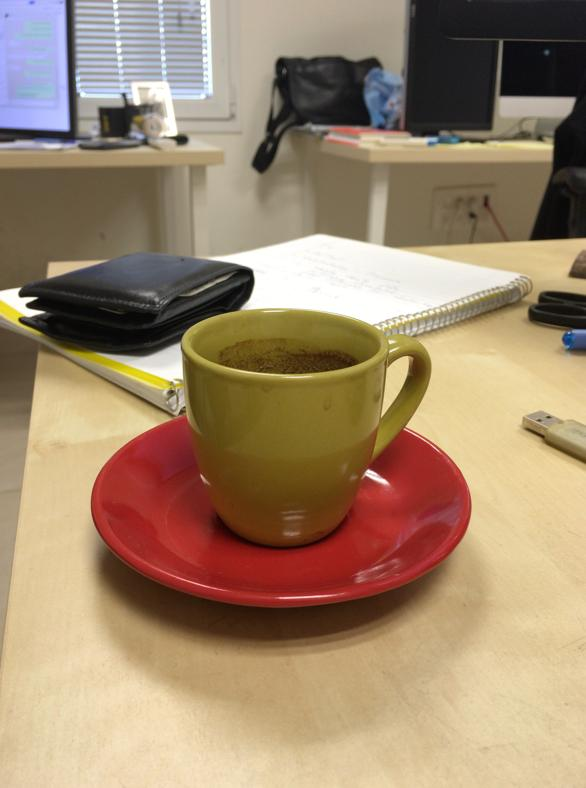
%> input picture pyramidFocus/cup.jpg, 586 x 788 px
$ octave --eval "result = pyramidBlur(imread('cup.jpg'));"   (GNU Octave 9; MATLAB toolbox functions it lacks are replaced by stand-ins)
%> lines starting %> are read from the running program, lines starting %| are printed output that depends on the picture
### pyramidFocus/pyr_reduce.m
function [ imgout ] = pyr_reduce( img )
%PYR_REDUCE  Image pyramid reduction
%   B = PYR_REDUCE( A )  If A is M-by-N, then the size of B
%	is ceil(M/2)-by-ceil(N/2). Support gray or rgb image.
%	B will be transformed to double class.
%	Results the same w/ MATLAB func impyramid.
% Yan Ke @ THUEE, xjed09@gmail.com

kernelWidth = 5; % default
cw = .375; % kernel centre weight, same as MATLAB func impyramid. 0.6 in the Paper
ker1d = [.25-cw/2 .25 cw .25 .25-cw/2];
kernel = kron(ker1d,ker1d');

img = im2double(img);
sz = size(img);
imgout = [];

for p = 1:size(img,3)
	img1 = img(:,:,p);
	imgFiltered = imfilter(img1,kernel,'replicate','same');
	imgout(:,:,p) = imgFiltered(1:2:sz(1),1:2:sz(2));
end

end

### pyramidFocus/genPyr.m
function [ pyr ] = genPyr( img, type, level )
%> called with type = 'laplace', level = 4
%GENPYR generate Gaussian or Laplacian pyramid
%   PYR = GENPYR(A,TYPE,LEVEL) A is the input image,
%	can be gray or rgb, will be forced to double.
%	TYPE can be 'gauss' or 'laplace'.
%	PYR is a 1*LEVEL cell array.
% Yan Ke @ THUEE, xjed09@gmail.com

pyr = cell(1,level);
pyr{1} = im2double(img);
for p = 2:level
	pyr{p} = pyr_reduce(pyr{p-1});
end
%> this loop made 3 passes
%> pass 3, in pyr_reduce (call 3), `img = im2double(img);`:
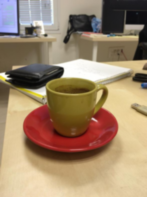
%> img: size 197x147x3 double; mean R, G, B 0.626, 0.533, 0.428
%> after the loop, pyr = 4 items
if strcmp(type,'gauss'), return; end

for p = level-1:-1:1 % adjust the image size
	osz = size(pyr{p+1})*2-1;
	pyr{p} = pyr{p}(1:osz(1),1:osz(2),:);
end
%> this loop made 3 passes
%> osz on passes 1 to 3: [197 147 5], [393 293 5], [785 585 5]

for p = 1:level-1
	pyr{p} = pyr{p}-pyr_expand(pyr{p+1});
end
%> this loop made 3 passes
%> (sz in pyr_expand, osz in pyr_expand) on passes 1 to 3: ([393 293], [785 585]), ([197 147], [393 293]), ([99 74], [197 147])
%> pass 1, in pyr_expand, `img = im2double(img);`:
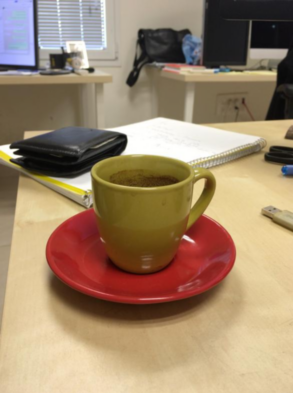
%> img: size 393x293x3 double; mean R, G, B 0.626, 0.533, 0.427
%> pass 3, in pyr_expand (call 3), `img = im2double(img);`:
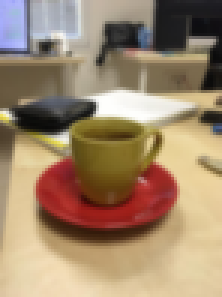
%> img: size 99x74x3 double (shown 3 times larger); mean R, G, B 0.626, 0.534, 0.429

end

### pyramidFocus/pyr_expand.m
function [ imgout ] = pyr_expand( img )
%PYR_EXPAND  Image pyramid expansion
%   B = PYR_EXPAND( A )  If A is M-by-N, then the size of B
%	is (2*M-1)-by-(2*N-1). Support gray or rgb image.
%	B will be transformed to double class.
%	Results the same w/ MATLAB func impyramid.
% Yan Ke @ THUEE, xjed09@gmail.com

kw = 5; % default kernel width
cw = .375; % kernel centre weight, same as MATLAB func impyramid. 0.6 in the Paper
ker1d = [.25-cw/2 .25 cw .25 .25-cw/2];
kernel = kron(ker1d,ker1d')*4;

% expand [a] to [A00 A01;A10 A11] with 4 kernels
ker00 = kernel(1:2:kw,1:2:kw); % 3*3
ker01 = kernel(1:2:kw,2:2:kw); % 3*2
ker10 = kernel(2:2:kw,1:2:kw); % 2*3
ker11 = kernel(2:2:kw,2:2:kw); % 2*2

img = im2double(img);
sz = size(img(:,:,1));
osz = sz*2-1;
imgout = zeros(osz(1),osz(2),size(img,3));

for p = 1:size(img,3)
	img1 = img(:,:,p);
	img1ph = padarray(img1,[0 1],'replicate','both'); % horizontally padded
	img1pv = padarray(img1,[1 0],'replicate','both'); % horizontally padded

	img00 = imfilter(img1,ker00,'replicate','same');
	img01 = conv2(img1pv,ker01,'valid'); % imfilter doesn't support 'valid'
	img10 = conv2(img1ph,ker10,'valid');
	img11 = conv2(img1,ker11,'valid');

	imgout(1:2:osz(1),1:2:osz(2),p) = img00;
	imgout(2:2:osz(1),1:2:osz(2),p) = img10;
	imgout(1:2:osz(1),2:2:osz(2),p) = img01;
	imgout(2:2:osz(1),2:2:osz(2),p) = img11;
end

end

### pyramidFocus/pyrReconstruct.m
function [ img ] = pyrReconstruct( pyr )
%PYRRECONSTRUCT Uses a Laplacian pyramid to reconstruct a image
%   IMG = PYRRECONSTRUCT(PYR) PYR should be a 1*level cell array containing
%   the pyramid, SIZE(PYR{i}) = SIZE(PYR{i-1})*2-1
%		Yan Ke @ THUEE, xjed09@gmail.com

for p = length(pyr)-1:-1:1
	pyr{p} = pyr{p}+pyr_expand(pyr{p+1});
end
img = pyr{1};

end

### pyramidFocus/pyramidBlur.m
function [ finalImg ] = pyramidBlur( img, depthMaps )
%PYRAMIDBLUE Summary of this function goes here
%   Detailed explanation goes here

pyr = genPyr(img,'laplace',4);
%> pyr = 4 items
pyrFinal = {};
pyrFinal{length(pyr)} = pyr{length(pyr)};
% [r,c,d] = size(pyr2{3});
if ~exist('depthMaps','var')
    for pyrNum = 1 : length(pyr)-1
        pyrFinal{pyrNum} = 0;
    end
%> after the loop, pyrFinal = 4 items
else
    for pyrNum = 1 : length(pyr)-1
        pyrFinal{pyrNum} = real(pyr{pyrNum}.*depthMaps{pyrNum});
    end
end
finalImg = pyrReconstruct(pyrFinal);
%> the loop in pyrReconstruct, `for p = length(pyr)-1:-1:1` made 3 passes
%> (p, sz in pyr_expand, osz in pyr_expand) on passes 1, 3: (3, [99 74], [197 147]), (1, [393 293], [785 585])
%> pass 2, in pyr_expand (call 5), `img = im2double(img);`:
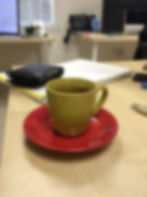
%> img: size 197x147x3 double; mean R, G, B 0.626, 0.533, 0.428; mean of the top-left, top-right, bottom-left and bottom-right quarters 0.506, 0.458, 0.555, 0.596

end

$ run again, on pyramidFocus/dog.jpg
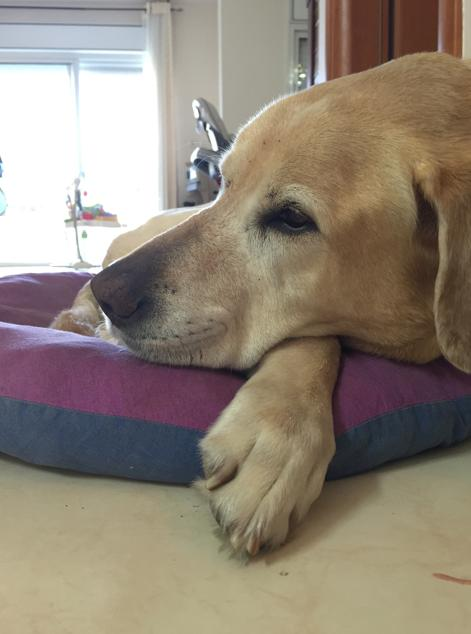
%> input picture pyramidFocus/dog.jpg, 471 x 634 px
%> after the loop in genPyr, `for p = 2:level`: pyr = 4 items
%> the loop in genPyr, `for p = level-1:-1:1` made 3 passes
%> osz on passes 1 to 3: [159 117 5], [317 233 5], [633 465 5]
%> the loop in genPyr, `for p = 1:level-1` made 3 passes
%> (sz in pyr_expand, osz in pyr_expand) on passes 1 to 3: ([317 233], [633 465]), ([159 117], [317 233]), ([80 59], [159 117])
%> pass 1, in pyr_expand, `img = im2double(img);`:
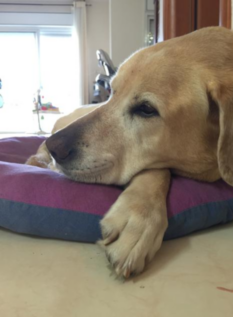
%> img: size 317x233x3 double; mean R, G, B 0.567, 0.522, 0.468
%> the loop in pyramidBlur, `for pyrNum = 1 : length(pyr)-1` made 3 passes
%> the loop in pyrReconstruct, `for p = length(pyr)-1:-1:1` made 3 passes
%> (p, sz in pyr_expand, osz in pyr_expand) on passes 1, 3: (3, [80 59], [159 117]), (1, [317 233], [633 465])
%> pass 2, in pyr_expand (call 5), `img = im2double(img);`:
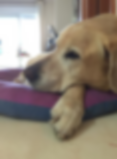
%> img: size 159x117x3 double; mean R, G, B 0.567, 0.522, 0.468; mean of the top-left, top-right, bottom-left and bottom-right quarters 0.749, 0.431, 0.473, 0.427
